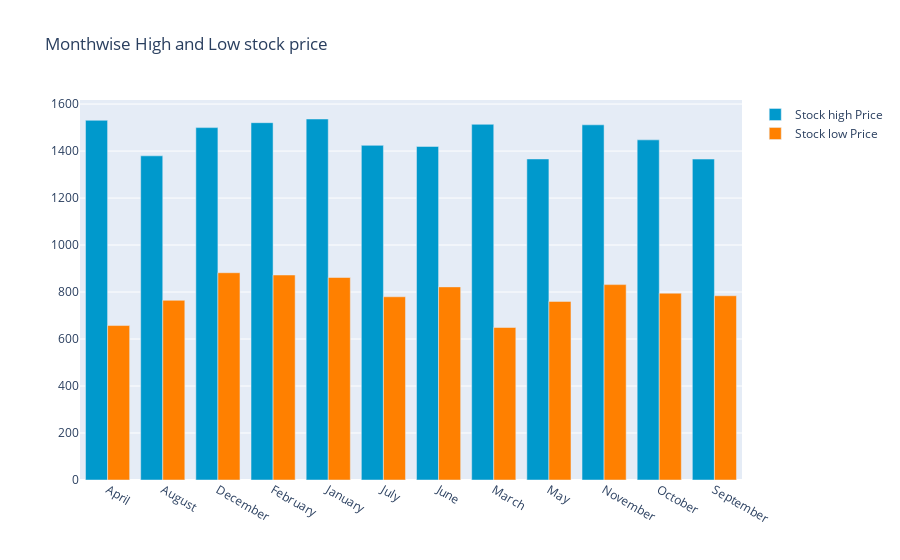

This figure's notebook cell:
### Code cell
fig = go.Figure()
fig.add_trace(go.Bar(
    x=monthvise_high.index,
    y=monthvise_high,
    name='Stock high Price',
    marker_color='rgb(0, 153, 204)'
))
fig.add_trace(go.Bar(
    x=monthvise_low.index,
    y=monthvise_low,
    name='Stock low Price',
    marker_color='rgb(255, 128, 0)'
))

fig.update_layout(barmode='group', 
                  title=' Monthwise High and Low stock price')
fig.show()

### Figure 1 — Plotly figure (JSON) as saved in the notebook; plotly's stock layout.template omitted (floating-point values rounded to 4 significant figures)
{"data": [{"marker": {"color": "rgb(0, 153, 204)"}, "name": "Stock high Price", "type": "bar", "x": ["April", "August", "December", "February", "January", "July", "June", "March", "May", "November", "October", "September"], "y": [1531.0, 1380.0, 1500.0, 1521.0, 1536.0, 1424.0, 1420.0, 1514.0, 1366.0, 1512.0, 1448.0, 1366.0]}, {"marker": {"color": "rgb(255, 128, 0)"}, "name": "Stock low Price", "type": "bar", "x": ["April", "August", "December", "February", "January", "July", "June", "March", "May", "November", "October", "September"], "y": [657.4, 764.6, 882.2, 872.5, 861.9, 779.8, 821.9, 649.1, 760.0, 831.6, 795.0, 784.2]}], "layout": {"barmode": "group", "title": {"text": " Monthwise High and Low stock price"}}}
